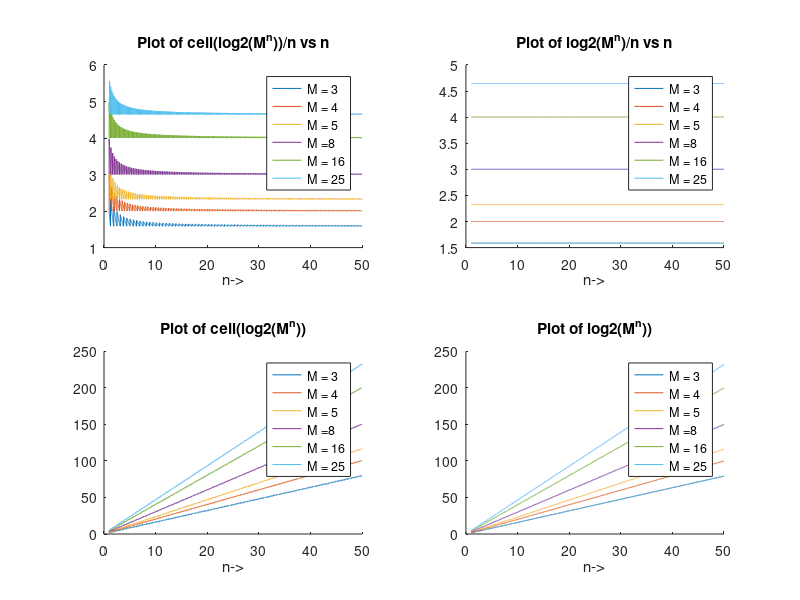

MATLAB code to generate this figure:
%Author: Lavanya Verma
% DCS Monsoon 2020, First Non-graded Assignment
% Submission Date : August 28, 2020
%Comment on nature of plots:
% With increase in n(size of superalphabet), no. of bits required to encode
% each symbol increases. However, plot of functions shows that as n
% increases, rate of transmission(L) converges to some finite value, which
% is heavy depended upon M.
% 
% f  : converging nature 
% f1 : appears to be constant
% f2 : increasing but non differentiable due to nature of ceil
% f3 : strictly increasing 
% *****************Function Definitions*************************
f = @(M,n) ceil(log2(M.^n))./n;
f1 = @(M,n) log2(M.^n)./n;
f2 = @(M,n) ceil(log2(M.^n));
f3 = @(M,n) log2(M.^n);
%************************************************


%*************Uncomment only line********************
n  = linspace(1,50,10000);
% n = linspace(1,20,1000);
%************************************

subplot(2,2,1);
title("Plot of ceil(log2(M^n))/n vs n")
xlabel("n->")
y1 = f(3 ,n );
y2 = f(4, n);
y3 = f(5, n);
y4 = f(8 , n);
y5 = f(16 , n);
y6 = f(25 , n);
hold on
plot(n,y1);
plot(n,y2);
plot(n, y3); 
plot(n, y4);
plot(n, y5); 
plot(n, y6);
legend("M = 3", "M = 4","M = 5","M =8","M = 16","M = 25" );

subplot(2,2,2);
title("Plot of log2(M^n)/n vs n")
xlabel("n->")
y1 = f1(3 ,n );
y2 = f1(4, n);
y3 = f1(5, n);
y4 = f1(8 , n);
y5 = f1(16 , n);
y6 = f1(25 , n);
hold on
plot(n,y1);
plot(n,y2);
plot(n, y3); 
plot(n, y4);
plot(n, y5); 
plot(n, y6);
legend("M = 3", "M = 4","M = 5","M =8","M = 16","M = 25" );

subplot(2,2,3);
title("Plot of ceil(log2(M^n))")
xlabel("n->")
y1 = f2(3 ,n );
y2 = f2(4, n);
y3 = f2(5, n);
y4 = f2(8 , n);
y5 = f2(16 , n);
y6 = f2(25 , n);
hold on
plot(n,y1);
plot(n,y2);
plot(n, y3); 
plot(n, y4);
plot(n, y5); 
plot(n, y6);
legend("M = 3", "M = 4","M = 5","M =8","M = 16","M = 25" );

subplot(2,2,4);
title("Plot of log2(M^n))")
xlabel("n->")
y1 = f3(3 ,n );
y2 = f3(4, n);
y3 = f3(5, n);
y4 = f3(8 , n);
y5 = f3(16 , n);
y6 = f3(25 , n);
hold on
plot(n,y1);
plot(n,y2);
plot(n, y3); 
plot(n, y4);
plot(n, y5); 
plot(n, y6);
legend("M = 3", "M = 4","M = 5","M =8","M = 16","M = 25" );



